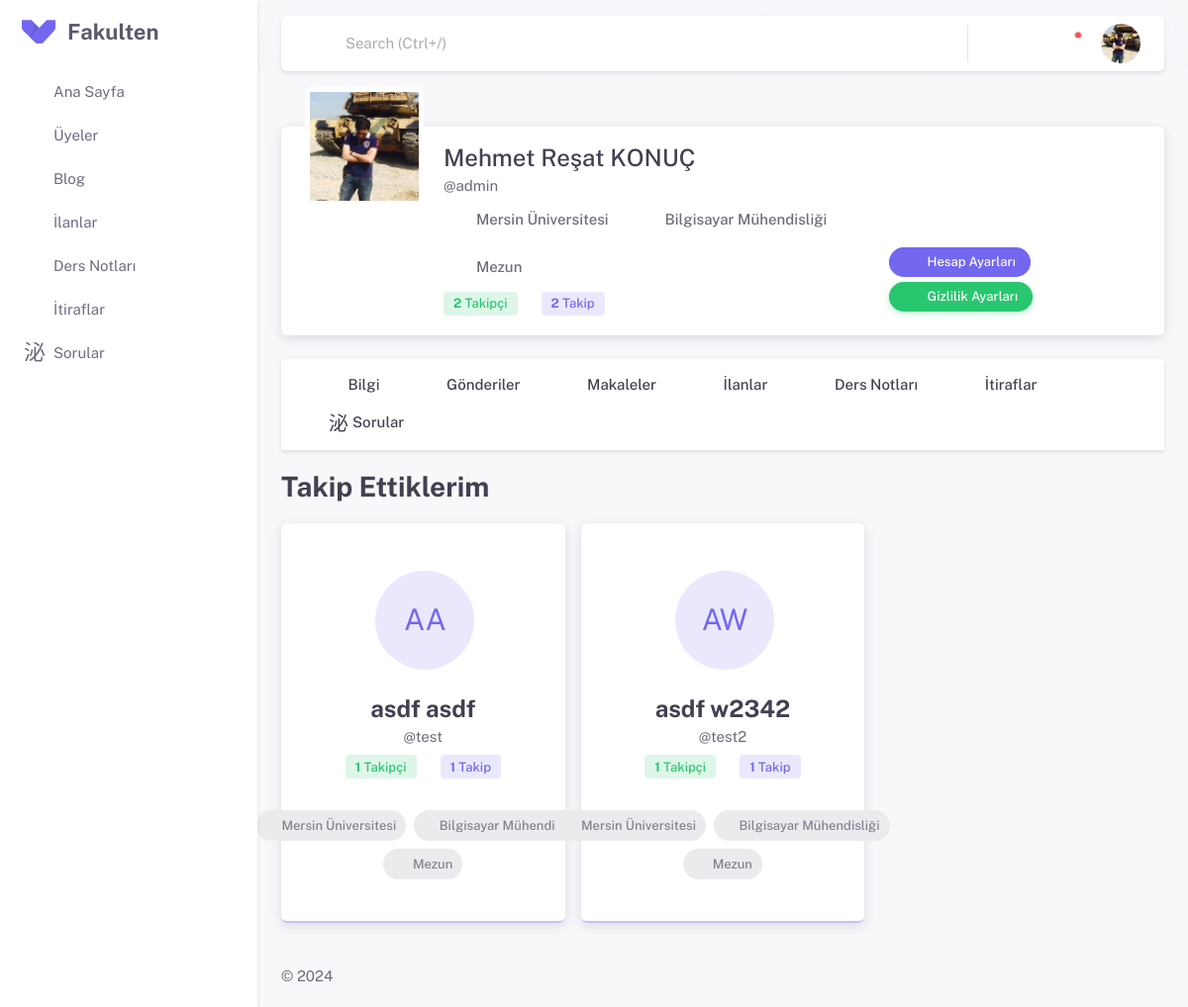
The page /profile/following/ (signed in) on the database its author committed.
### apps/settings/models.py (models this page shows, shortened)
class SiteSettingsModel(models.Model):
    site_name = models.CharField(max_length=50, verbose_name="Site Adı")
    site_description = models.TextField(verbose_name="Site Açıklaması")
    class Meta:
        verbose_name = "Site Ayarı"
        verbose_name_plural = "Site Ayarları"

### apps/profiles/models.py (models this page shows)
class EducationalInformationModel(models.Model):
    user = models.OneToOneField(settings.AUTH_USER_MODEL,
                             on_delete=models.CASCADE, related_name='educational_information')
    country = models.ForeignKey(inputs.CountriesModel,
                             on_delete=models.CASCADE)
    university = models.ForeignKey(inputs.UniversitiesModel,
                             on_delete=models.CASCADE)
    department = models.ForeignKey(inputs.DepartmentsModel,
                             on_delete=models.CASCADE)
    status = models.ForeignKey(inputs.StatusModel,
                             on_delete=models.CASCADE)

### apps/inputs/models.py (models this page shows)
class UniversitiesModel(models.Model):
    countries = models.ForeignKey(CountriesModel, on_delete=models.CASCADE)
    universities = models.CharField(max_length=255)
    def __str__(self):
        return self.universities

class DepartmentsModel(models.Model):
    universities = models.ManyToManyField(UniversitiesModel)
    departments = models.CharField(max_length=255)
    def __str__(self):
        return self.departments

class StatusModel(models.Model):
    status = models.CharField(max_length=55)
    def __str__(self):
        return self.status

### apps/follow/models.py (models this page shows, shortened)
class Follow(models.Model):
    follower = models.ForeignKey(User, related_name='following', on_delete=models.CASCADE)
    following = models.ForeignKey(User, related_name='followers', on_delete=models.CASCADE)
    created_at = models.DateTimeField(auto_now_add=True)
    class Meta:
        unique_together = ('follower', 'following')

### apps/profiles/views.py (the view)
# urls.py: path('following/', views.FollowingProfileView.as_view(), name='following_profile'),
class FollowingProfileView(LoginRequiredMixin, View):
    template = 'profiles/following.html'
    paginate_by = 2
    context = {
    }
    def get(self, request):
        users = get_user_model()  # Varsayılan kullanıcı modelini al
        profile = get_object_or_404(users, username=request.user.username)
        following = profile.following.all()
        paginator = Paginator(following, self.paginate_by)
        page_number = request.GET.get('page')
        page_obj = paginator.get_page(page_number)
        self.context.update(
            {
            'siteTitle' : str(profile.first_name) + ' ' + str(profile.last_name) + ' - ' + 'Takip Ettikleri',
            'profile': profile,
            'data':page_obj,
             }
        )
        return render(request, self.template, self.context)

### apps/post/models.py (called while the page is built)
    def get_notifications_like_context(self):
        context = {
        'message' : 'gönderinizi beğendi.',
        'content_title' : self.content[:50],
        'content_url' : reverse('post_detail', kwargs={'post_id': self.id}),
        }
        return context

### apps/profiles/templates/profiles/following.html (shortened to what this page needs)
{% extends 'profiles/partials/base.html' %}
{% load static %}
{% block extra_css %}
<link rel="stylesheet" href="{% static 'assets/vendor/css/pages/page-profile.css' %}" />
<link rel="stylesheet" href="{% static 'assets/vendor/libs/bootstrap-select/bootstrap-select.css' %}" />
<link rel="stylesheet" href="{% static 'assets/vendor/libs/spinkit/spinkit.css' %}" />
<link rel="stylesheet" href="{% static 'assets/css/pages/blogs/index.css' %}" />
{% endblock extra_css%}
{% block profile_content %}
<h3 class="mb-4 fw-bold">Takip Ettiklerim</h3>
<div class="row infinite-container row-cols-1 row-cols-md-2 row-cols-lg-3 g-4">
   {% for item in data %}
   <div class="col infinite-item">
      <div class="card card-border-shadow-primary h-100">
         <div class="card-body text-center">
           <div class="dropdown btn-pinned">
             <button
               type="button"
               class="btn btn-icon btn-text-secondary rounded-pill dropdown-toggle hide-arrow p-4"
               data-bs-toggle="dropdown"
               aria-expanded="false">
               <i class="ti ti-dots-vertical ti-md text-muted"></i>
             </button>
           </div>
           <div class="mx-auto my-6 d-flex justify-content-center">
           <a href="{% url 'profile' item.following.username %}">
             {% if item.following.profile_photo.profile_photo %}
             {% with profile_photo_url=item.following.profile_photo.profile_photo.url %}
             <img src="{{ profile_photo_url }}" alt="Avatar Image" class="rounded-circle h-px-100" />
             {% endwith %}
             {% else %}
             <div class="avatar avatar-xl me-8 mb-8">
               <span class="uye avatar-initial rounded-circle bg-label-primary w-px-100 h-px-100">{{ item.following.first_name|first }}{{ item.following.last_name|first }}</span>
             </div>
             {% endif %}
           </a>
           </div>
           <a href="{% url 'profile' item.following.username %}">
             <h4 class="card-title fw-bold mb-0">{{item.following.first_name}} {{item.following.last_name}} {% if item.following.privacy.is_private %}<i class="ti ti-lock"></i>{%endif%}</h4>
             <span class="text-body">@{{item.following.username}}</span>
           </a>
           <ul class="list-inline mb-0 d-flex align-items-center flex-wrap justify-content-center gap-4 my-2">
             <li class="list-inline-item d-flex gap-2 align-items-center">
                <span class="badge bg-label-success" id="follower-count"><strong>{{item.following.followers.count}}</strong> Takipçi</span>
             </li>
             <li class="list-inline-item d-flex gap-2 align-items-center">
                <span class="badge bg-label-primary"><strong>{{item.following.following.count}}</strong> Takip</span>
             </li>
             </ul>
         </div>
         <div class="card-footer">
           <div class="d-flex align-items-center justify-content-center mb-2 mt-2 gap-2">
             <span class="badge bg-label-secondary d-flex align-items-center rounded-pill"><i class="ti ti-building-bank"></i>{{item.following.educational_information.university}}</span>
             <span class="badge bg-label-secondary d-flex align-items-center rounded-pill"><i class="ti ti-address-book"></i>{{item.following.educational_information.department}}</span>
           </div>
           <div class="d-flex align-items-center justify-content-center mb-2 mt-2 gap-2">
             <span class="badge bg-label-secondary d-flex align-items-center rounded-pill mb-3"><i class="ti ti-school me-1"></i>{{item.following.educational_information.status}}</span>
           </div>
             </div>
       </div>
   </div>
   {% endfor %}
</div>
{% endblock %}

### apps/profiles/templates/profiles/partials/base.html (shortened to what this page needs)
{% extends 'partials/base.html' %}
{% load static %}
{% block content %}
<div class="row mt-8">
   <div class="col-12">
      <div class="card mb-6">
         <div class="user-profile-header d-flex flex-column flex-lg-row text-sm-start text-center mb-5">
            <div class="flex-shrink-0 mt-n2 mx-sm-0 mx-auto">
               {% if profile.profile_photo.profile_photo %}
               {% with profile_photo_url=profile.profile_photo.profile_photo.url %}
               <img
                  src="{{ profile_photo_url }}"
                  alt="user image"
                  class="d-block h-auto ms-0 ms-sm-6 rounded user-profile-img" />
               {% endwith %}
               {% else %}
               <img
                  src="{% static 'assets/img/avatars/privacy.jpg' %}"
                  alt="user image"
                  class="d-block h-auto ms-0 ms-sm-6 rounded user-profile-img" />
               {% endif %}
            </div>
            <div class="flex-grow-1 mt-3 mt-lg-5">
               <div
                  class="d-flex align-items-md-end justify-content-md-between  mx-5 flex-md-row flex-column gap-4">
                  <div class="user-profile-info">
                     <h4 class="mb-0 mt-lg-6">{{profile.first_name}} {{profile.last_name}} {% if profile.privacy.is_private %}<i class="ti ti-lock"></i>{%endif%}</h4>
                     <span data-bs-toggle="tooltip" data-bs-placement="top" title="Kullanıcı Adı">@{{profile.username}}</span>
                     <ul
                        class="list-inline mb-0 d-flex align-items-center flex-wrap justify-content-sm-start justify-content-center gap-4 my-2">
                        <li class="list-inline-item d-flex gap-2 align-items-center">
                           <i class="ti ti-building-bank ti-lg"></i><span class="fw-medium">{{profile.educational_information.university}}</span>
                        </li>
                        <li class="list-inline-item d-flex gap-2 align-items-center">
                           <i class="ti ti-address-book ti-lg"></i><span class="fw-medium">{{profile.educational_information.department}}</span>
                        </li>
                        <li class="list-inline-item d-flex gap-2 align-items-center">
                           <i class="ti ti-school ti-lg"></i><span class="fw-medium">{{profile.educational_information.status}}</span>
                        </li>
                     </ul>
                     <ul class="list-inline mb-0 d-flex align-items-center flex-wrap justify-content-sm-start justify-content-center gap-4 my-2">
                        <li class="list-inline-item d-flex gap-2 align-items-center">
                           {% if user == profile %}
                           <a href="{% url 'followers_profile' %}">
                           <span class="badge bg-label-success" id="follower-count"><strong>{{profile.followers.count}}</strong> Takipçi</span>
                           </a>
                           {%else%}
                           <span class="badge bg-label-success" id="follower-count"><strong>{{profile.followers.count}}</strong> Takipçi</span>
                           {%endif%}
                        </li>
                        <li class="list-inline-item d-flex gap-2 align-items-center">
                           {% if user == profile %}
                           <a href="{% url 'following_profile' %}">
                           <span class="badge bg-label-primary"><strong>{{profile.following.count}}</strong> Takip</span>
                           </a>
                           {%else%}
                           <span class="badge bg-label-primary"><strong>{{profile.following.count}}</strong> Takip</span>
                           {%endif%}
                        </li>
                     </ul>
                  </div>
                  <div class="ms-end">
                  {%if user.username == profile.username %}
                     <a href="{% url 'profile_settings' %}" class="btn btn-sm btn-primary mb-1 rounded-pill">
                        <i class="ti ti-settings  me-2"></i>Hesap Ayarları
                     </a>
                     <a href="{% url 'privacy_settings' %}" class="btn btn-sm btn-success mb-1 rounded-pill">
                        <i class="ti ti-lock me-2"></i>Gizlilik Ayarları
                     </a>
                  {% endif %}
                  </div>
               </div>
            </div>
         </div>
      </div>
   </div>
</div>
{%if profile.privacy.is_private and profile != user and not followers  %}
<div class="alert alert-solid-danger d-flex align-items-center" role="alert">
   <span class="alert-icon rounded">
     <i class="ti ti-lock"></i>
   </span>
   Gizli Hesap Sadece Takipçileri Görüntüleyebilir.
 </div>
{%else %}
   {% block profile-nav %}
      {% include 'profiles/partials/profile-nav.html' %}
   {% endblock %}
   {% block profile_content %}
   {% endblock %}
{%endif%}
{% endblock %}

### templates/partials/sidebar.html (shortened to what this page needs)
<aside id="layout-menu" class="layout-menu menu-vertical menu bg-menu-theme">
    <div class="app-brand demo">
      <a href="{% url 'home' %}" class="app-brand-link">
        <span class="app-brand-logo demo">
        </span>
        <span class="app-brand-text demo menu-text fw-bold">{{site_settings.site_name}}</span>
      </a>
      <a href="javascript:void(0);" class="layout-menu-toggle menu-link text-large ms-auto">
        <i class="ti menu-toggle-icon d-none d-xl-block align-middle"></i>
      </a>
    </div>
    {% with current_page=request.resolver_match.url_name %}
    <ul class="menu-inner py-1">
      <li class="menu-item {% if current_page == 'home' %} active{% endif %}">
        <a href="{% url 'home' %}" class="menu-link">
          <i class="menu-icon tf-icons ti ti-smart-home"></i>
          <div>Ana Sayfa</div>
        </a>
      </li>
      <li class="menu-item {% if current_page == 'members' %} active{% endif %}">
        <a href="{% url 'members' %}" class="menu-link">
          <i class="menu-icon tf-icons ti ti-user-search"></i>
          <div>Üyeler</div>
        </a>
      </li>
      <li class="menu-item {% if '/blogs/' in request.path %} active open{% endif %}">
        <a href="" class="menu-link menu-toggle">
          <i class="menu-icon tf-icons ti ti-blockquote"></i>
          <div>Blog</div>
        </a>
      </li>
      <li class="menu-item {% if '/marketplace/' in request.path %} active open{% endif %}">
        <a href="{% url 'marketplace' %}" class="menu-link menu-toggle">
          <i class="menu-icon tf-icons ti ti-building-store"></i>
          <div>İlanlar</div>
        </a>
      </li>
      <li class="menu-item {% if '/documents/' in request.path %} active open{% endif %}">
        <a href="" class="menu-link menu-toggle">
          <i class="menu-icon tf-icons ti ti-notebook"></i>
          <div>Ders Notları</div>
        </a>
      </li>
      <li class="menu-item {% if '/confessions/' in request.path %} active open{% endif %}">
        <a href="{% url 'confessions' %}" class="menu-link menu-toggle">
          <i class="menu-icon ti-icons ti ti-spy"></i>
          <div>İtiraflar</div>
        </a>
      </li>
      <li class="menu-item {% if '/questions/' in request.path %} active open{% endif %}">
        <a href="" class="menu-link menu-toggle">
          <i class="menu-icon ti-icons ti ti-message-2-question"></i>
          <div>Sorular</div>
        </a>
      </li>
    </ul>
    {% endwith %}
  </aside>

### static/assets/css/demo.css (style rules this page uses)
.light-style .menu .app-brand.demo { height: 64px; }
.app-brand-logo.demo { -ms-flex-align: center; align-items: center; -ms-flex-pack: center; justify-content: center; display: -ms-flexbox; display: flex; width: 34px; height: 24px; }
.app-brand-logo.demo svg { width: 35px; height: 24px; }
.app-brand-text.demo { font-size: 1.375rem; }

### static/assets/css/pages/blogs/index.css (style rules this page uses)
.card img { height: 200px; object-fit: cover; width: 100%; }

### rows shown on the page
SiteSettingsModel: site_name "Fakulten"
Follow: following.first_name|first "A", following.last_name|first "A", following.first_name "asdf", following.last_name "asdf", following.username "test", following.followers.count "1", following.following.count "1", following.educational_information.university "Mersin Üniversitesi", following.educational_information.department "Bilgisayar Mühendisliği", following.educational_information.status "Mezun"
Follow: following.first_name|first "A", following.last_name|first "W", following.first_name "asdf", following.last_name "w2342", following.username "test2", following.followers.count "1", following.following.count "1", following.educational_information.university "Mersin Üniversitesi", following.educational_information.department "Bilgisayar Mühendisliği", following.educational_information.status "Mezun"

### other values the page prints
{{ profile.first_name }} "Mehmet Reşat"
{{ profile.last_name }} "KONUÇ"
{{ profile.username }} "admin"
{{ profile.educational_information.university }} "Mersin Üniversitesi"
{{ profile.educational_information.department }} "Bilgisayar Mühendisliği"
{{ profile.educational_information.status }} "Mezun"
{{ profile.followers.count }} "2"
{{ profile.following.count }} "2"
